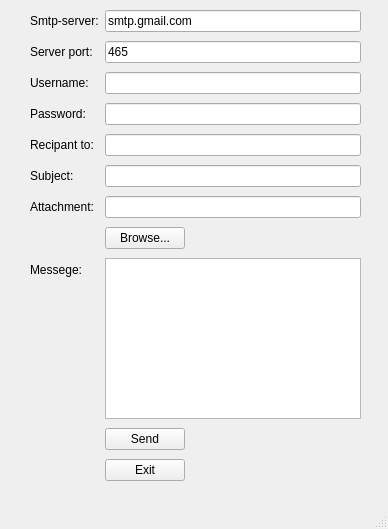
<?xml version="1.0" encoding="UTF-8"?>
<ui version="4.0">
 <class>MainWindow</class>
 <widget class="QMainWindow" name="MainWindow">
  <property name="geometry">
   <rect>
    <x>0</x>
    <y>0</y>
    <width>388</width>
    <height>529</height>
   </rect>
  </property>
  <property name="windowTitle">
   <string>MainWindow</string>
  </property>
  <widget class="QWidget" name="centralwidget">
   <widget class="QWidget" name="layoutWidget">
    <property name="geometry">
     <rect>
      <x>30</x>
      <y>10</y>
      <width>331</width>
      <height>471</height>
     </rect>
    </property>
    <layout class="QFormLayout" name="formLayout">
     <property name="fieldGrowthPolicy">
      <enum>QFormLayout::ExpandingFieldsGrow</enum>
     </property>
     <property name="rowWrapPolicy">
      <enum>QFormLayout::WrapLongRows</enum>
     </property>
     <property name="verticalSpacing">
      <number>9</number>
     </property>
     <item row="0" column="0">
      <widget class="QLabel" name="label">
       <property name="text">
        <string>Smtp-server:</string>
       </property>
      </widget>
     </item>
     <item row="1" column="0">
      <widget class="QLabel" name="label_2">
       <property name="text">
        <string>Server port:</string>
       </property>
      </widget>
     </item>
     <item row="2" column="0">
      <widget class="QLabel" name="label_3">
       <property name="text">
        <string>Username:</string>
       </property>
      </widget>
     </item>
     <item row="3" column="0">
      <widget class="QLabel" name="label_4">
       <property name="text">
        <string>Password:</string>
       </property>
      </widget>
     </item>
     <item row="4" column="0">
      <widget class="QLabel" name="label_5">
       <property name="text">
        <string>Recipant to:</string>
       </property>
      </widget>
     </item>
     <item row="5" column="0">
      <widget class="QLabel" name="label_6">
       <property name="text">
        <string>Subject:</string>
       </property>
      </widget>
     </item>
     <item row="8" column="0">
      <widget class="QLabel" name="label_7">
       <property name="text">
        <string>Messege:</string>
       </property>
      </widget>
     </item>
     <item row="0" column="1">
      <widget class="QLineEdit" name="server">
       <property name="enabled">
        <bool>true</bool>
       </property>
       <property name="sizePolicy">
        <sizepolicy hsizetype="Expanding" vsizetype="Fixed">
         <horstretch>0</horstretch>
         <verstretch>0</verstretch>
        </sizepolicy>
       </property>
       <property name="toolTip">
        <string comment="123" extracomment="321"/>
       </property>
       <property name="whatsThis">
        <string/>
       </property>
       <property name="accessibleName">
        <string/>
       </property>
       <property name="accessibleDescription">
        <string/>
       </property>
       <property name="text">
        <string>smtp.gmail.com</string>
       </property>
      </widget>
     </item>
     <item row="1" column="1">
      <widget class="QLineEdit" name="port">
       <property name="text">
        <string>465</string>
       </property>
      </widget>
     </item>
     <item row="2" column="1">
      <widget class="QLineEdit" name="uname">
       <property name="text">
        <string/>
       </property>
      </widget>
     </item>
     <item row="3" column="1">
      <widget class="QLineEdit" name="paswd">
       <property name="inputMask">
        <string/>
       </property>
       <property name="text">
        <string/>
       </property>
       <property name="echoMode">
        <enum>QLineEdit::Normal</enum>
       </property>
      </widget>
     </item>
     <item row="4" column="1">
      <widget class="QLineEdit" name="rcpt">
       <property name="text">
        <string/>
       </property>
      </widget>
     </item>
     <item row="10" column="1">
      <widget class="QPushButton" name="exitBtn_4">
       <property name="text">
        <string>Exit</string>
       </property>
      </widget>
     </item>
     <item row="9" column="1">
      <widget class="QPushButton" name="sendBtn_4">
       <property name="text">
        <string>Send</string>
       </property>
      </widget>
     </item>
     <item row="8" column="1">
      <widget class="QPlainTextEdit" name="msg">
       <property name="acceptDrops">
        <bool>true</bool>
       </property>
      </widget>
     </item>
     <item row="5" column="1">
      <widget class="QLineEdit" name="subject">
       <property name="text">
        <string/>
       </property>
      </widget>
     </item>
     <item row="6" column="1">
      <widget class="QLineEdit" name="attachment">
       <property name="cursor">
        <cursorShape>IBeamCursor</cursorShape>
       </property>
       <property name="mouseTracking">
        <bool>false</bool>
       </property>
       <property name="text">
        <string/>
       </property>
       <property name="dragEnabled">
        <bool>false</bool>
       </property>
      </widget>
     </item>
     <item row="6" column="0">
      <widget class="QLabel" name="label_8">
       <property name="text">
        <string>Attachment:</string>
       </property>
      </widget>
     </item>
     <item row="7" column="1">
      <widget class="QPushButton" name="browseBtn_5">
       <property name="acceptDrops">
        <bool>true</bool>
       </property>
       <property name="text">
        <string>Browse...</string>
       </property>
      </widget>
     </item>
    </layout>
   </widget>
  </widget>
  <widget class="QMenuBar" name="menubar">
   <property name="geometry">
    <rect>
     <x>0</x>
     <y>0</y>
     <width>388</width>
     <height>21</height>
    </rect>
   </property>
  </widget>
  <widget class="QStatusBar" name="statusbar"/>
 </widget>
 <resources/>
 <connections/>
</ui>
